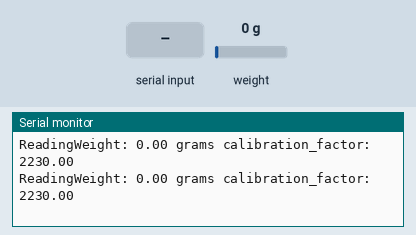
This sketch was run on a simulated Arduino Uno, built with avr-gcc and run on an emulated ATmega328P. Shown: the last lines printed to the serial monitor. Inputs (shaded band) come from the test bench; at power-on: weight on the scale 0 g.

Above: at 3.2 s.
3.3 s: weight on the scale set to 100 g
At 3.35 s:
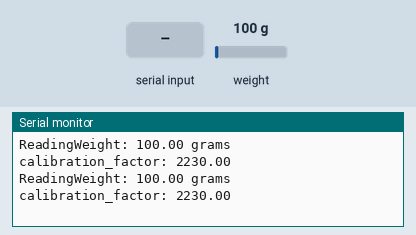
6.3 s: "+" received over Serial
At 6.4 s:
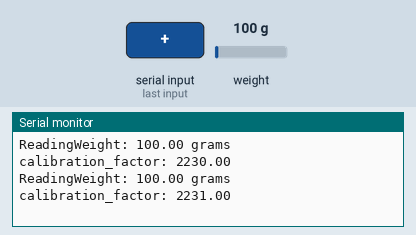
7.8 s: "a" received over Serial
At 7.82 s:
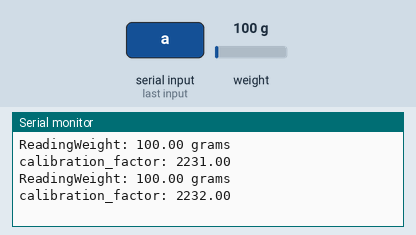
9.3 s: weight on the scale set to 1250 g
At 9.34 s:
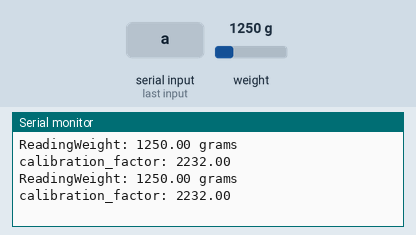
Timing chart, 0 to 11.8 s (numbered marks = the images above; inputs shaded):
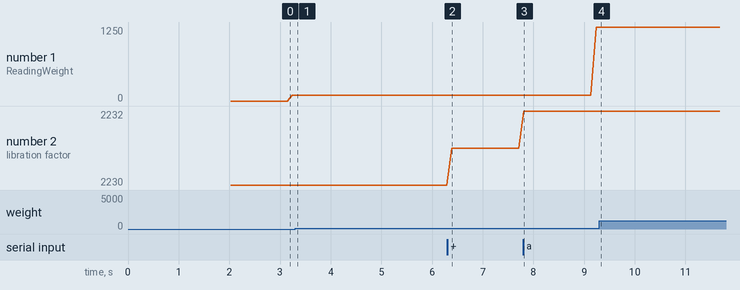

The sketch:

Loadcell_calibration.ino
```cpp
#include "HX711.h"
#define DOUT  4
#define CLK  5

HX711 scale(DOUT, CLK);
float calibration_factor = 2230;
float units;

void setup(){
  Serial.begin(115200);
  Serial.println("HX711 calibration sketch");
  Serial.println("Remove all weight from scale");
  Serial.println("After readings begin, place known weight on scale");
  Serial.println("Press + or a to increase calibration factor");
  Serial.println("Press - or z to decrease calibration factor");
  Serial.println("Press t or T to apply calibration factor");
  Serial.println("When measured weight is same as known weigth note down the calibration factor");
  scale.set_scale(calibration_factor);
  scale.tare();
  long zero_factor = scale.read_average();
  Serial.print("Zero factor: ");
  Serial.println(zero_factor);
}


void loop(){
  Serial.print("Reading");
  units = scale.get_units(), 5;
  if (units < 0)
   units = 0.00;
  Serial.print("Weight: ");
  Serial.print(units);
  Serial.print(" grams");
  Serial.print(" calibration_factor: ");
  Serial.print(calibration_factor);
  Serial.println();
  if(Serial.available()){
    char temp = Serial.read();
    if(temp == '+' || temp == 'a')
      calibration_factor += 1;
    else if(temp == '-' || temp == 'z')
      calibration_factor -= 1;
  }
  if(Serial.available()){
    char temp = Serial.read();
    if(temp == 't' || temp == 'T')
      scale.tare();
  }
}
```

Measured:
- after the input at 3.3 s, the serial monitor: prints a new line at once (image 1)
- after the input at 6.3 s, the serial monitor: prints a new line after 0.09 s (image 2)
- after the input at 7.8 s, the serial monitor: prints a new line at once (image 3)
- after the input at 9.3 s, the serial monitor: prints a new line at once (image 4)
- plotted number 1: 100 → 1250 after the input at 7.8 s
- plotted number 2: 2230 → 2231 after the input at 6.3 s, 2231 → 2232 after the input at 7.8 s
